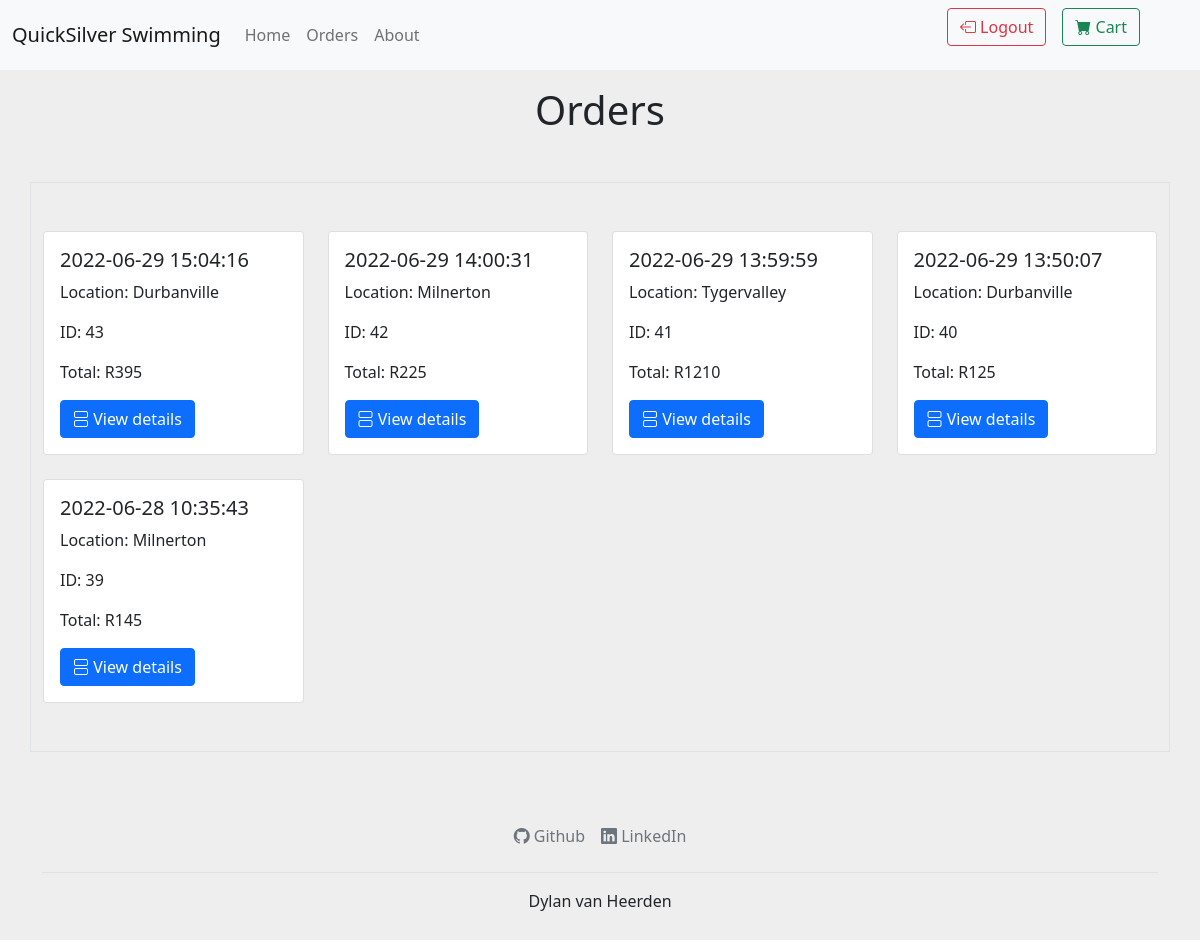
The app's page /customer/views/orders.php (signed in) with its own data.
### tables this page shows
CREATE TABLE `Orders` (
  `id` int(11) NOT NULL,
  `userId` int(11) NOT NULL,
  `deliveryLocation` varchar(255) NOT NULL,
  `totalCost` double NOT NULL,
  `date` timestamp NOT NULL DEFAULT CURRENT_TIMESTAMP,
  `completed` tinyint(1) NOT NULL DEFAULT '0'
);

### customer/views/orders.php (the view, shortened to what this page needs)
<?php
include('../controllers/orders.php');
?>
<!doctype html>
<html lang="en">
<head>
    <link href="https://cdn.jsdelivr.net/npm/bootstrap@5.1.3/dist/css/bootstrap.min.css" rel="stylesheet">
    <link href="https://cdn.jsdelivr.net/npm/bootstrap-icons@1.5.0/font/bootstrap-icons.css" rel="stylesheet" />
    <link href="/ITECA3-Project/include/globalStyles.css" rel="stylesheet" />
</head>
<body class="backColor">
    <h1 class="text-center my-3">Orders</h1>
    <div class="container py-5 my-5 mx-auto border">
        <div class="row row-cols-1 row-cols-md-4 g-4">
            <?php
            $ordersSelectStatement = 'SELECT * FROM orders WHERE userId = ' . $_SESSION['userId'] . ' ORDER BY date DESC';
            $ordersResult = mysqli_query($conn, $ordersSelectStatement);
            while ($orderData = mysqli_fetch_array($ordersResult)) {
            ?>
                <div class='col'>
                    <div class='card'>
                        <div class='card-body'>
                            <h5 class='card-title'><?php echo $orderData['date'] ?></h5>
                            <p class='card-text'>Location: <?php echo $orderData['deliveryLocation'] ?></p>
                            <p class='card-text'>ID: <?php echo $orderData['id'] ?></p>
                            <p class='card-text'>Total: R<?php echo $orderData['totalCost'] ?></p>
                            <div class='d-flex justify-content-between options'>
                                <button type="button" class="btn btn-primary" data-bs-toggle="modal" data-bs-target="#orderModal<?php echo $orderData["id"] ?>" data-bs-whatever="@mdo">
                                    <i class="bi bi-view-stacked"></i>
                                    View details
                                </button>
                            </div>
                        </div>
                    </div>
                </div>
            <?php
            }
            ?>
        </div>
    </div>
    <?php include("../../include/footer.php"); ?>
</body>
</html>

### include/globalStyles.css (style rules this page uses)
.backColor { background-color: #eee; }

### records on screen
orders: date "2022-06-29 15:04:16", deliveryLocation "Durbanville", id "43", totalCost "395"
orders: date "2022-06-29 14:00:31", deliveryLocation "Milnerton", id "42", totalCost "225"
orders: date "2022-06-29 13:59:59", deliveryLocation "Tygervalley", id "41", totalCost "1210"
orders: date "2022-06-29 13:50:07", deliveryLocation "Durbanville", id "40", totalCost "125"
orders: date "2022-06-28 10:35:43", deliveryLocation "Milnerton", id "39", totalCost "145"
